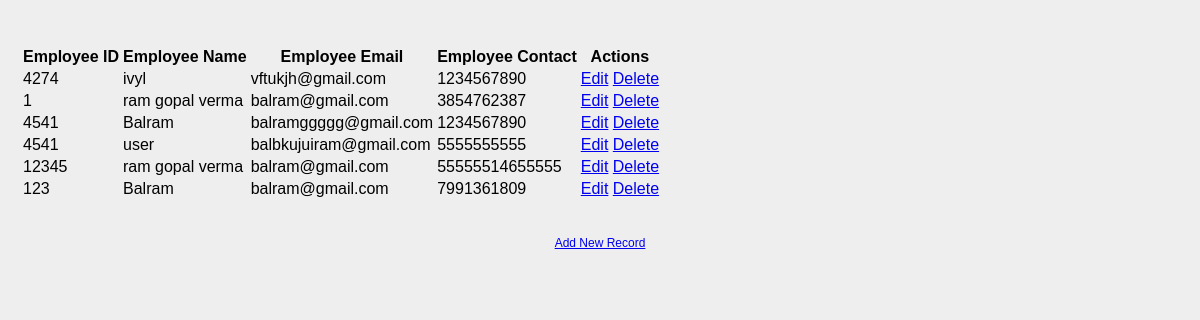
The page /show on the database its author committed.
### majnu/models.py (models this page shows)
class Employee(models.Model):
    eid = models.CharField(max_length=20)
    ename = models.CharField(max_length=100)
    eemail = models.EmailField()
    econtact = models.CharField(max_length=15)
    class Meta:
        db_table = "employee"

### majnu/views.py (the view)
# urls.py: path('show',show),
def show(request):
    employees = Employee.objects.all()
    return render(request,"show.html",{'employees':employees})

### majnu/templates/show.html (shortened to what this page needs)
<html>
<head>
     {% load staticfiles %}
    <link rel="stylesheet" href="{% static 'style.css' %}"/>
</head>
<body>
<table class="table table-striped table-bordered table-sm">
    <thead class="thead-dark">
    <tr>
        <th>Employee ID</th>
        <th>Employee Name</th>
        <th>Employee Email</th>
        <th>Employee Contact</th>
        <th>Actions</th>
    </tr>
    </thead>
    <tbody>
{% for employee in employees %}
    <tr>
        <td>{{ employee.eid }}</td>
        <td>{{ employee.ename }}</td>
        <td>{{ employee.eemail }}</td>
        <td>{{ employee.econtact }}</td>
        <td>
            <a href="/edit/{{ employee.id }}"><span class="glyphicon glyphicon-pencil" >Edit</span></a>
            <a href="/delete/{{ employee.id }}">Delete</a>
        </td>
    </tr>
{% endfor %}
    </tbody>
</table>
<br>
<br>
<center><a href="/emp" class="btn btn-primary">Add New Record</a></center>
</body>
</html>

### majnu/static/style.css (style rules this page uses)
body { font:12px/1.4 Verdana,Arial; background:#eee; height:100%; margin:25px 0; padding:20 }

### rows shown on the page
Employee: eid "4274", ename "ivyl", eemail "vftukjh@gmail.com", econtact "1234567890"
Employee: eid "1", ename "ram gopal verma", eemail "balram@gmail.com", econtact "3854762387"
Employee: eid "4541", ename "Balram", eemail "balramggggg@gmail.com", econtact "1234567890"
Employee: eid "4541", ename "user", eemail "balbkujuiram@gmail.com", econtact "5555555555"
Employee: eid "12345", ename "ram gopal verma", eemail "balram@gmail.com", econtact "55555514655555"
Employee: eid "123", ename "Balram", eemail "balram@gmail.com", econtact "7991361809"
